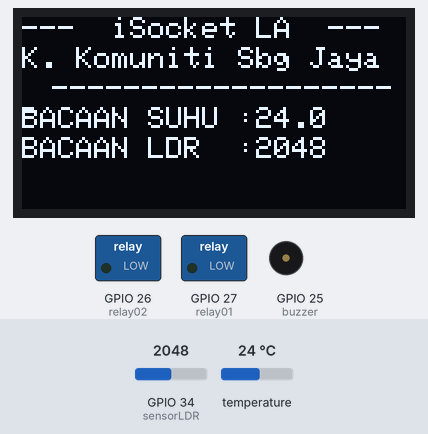
The sketch below on a simulated ESP32. Parts: 128×64 one-colour display, switched loads named in the sketch (green lamp = pin HIGH), buzzer (waves = sounding, pin HIGH). Inputs (shaded band) come from the test bench; at power-on: temperature 24 °C, GPIO 34 (sensorLDR) = 2048. What the sketch prints to the serial monitor is not drawn.

Above: at 6.4 s.
6.5 s: temperature set to 41 °C
At 7.3 s:
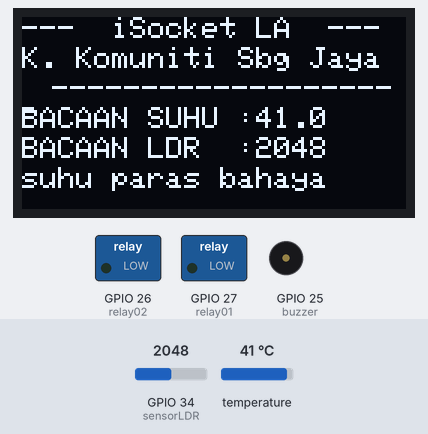
9.1 s: temperature set to 28 °C
At 9.8 s:
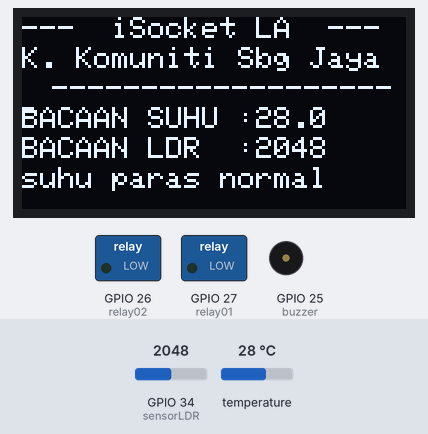
10.8 s: temperature set to 32.3 °C
At 11.6 s:
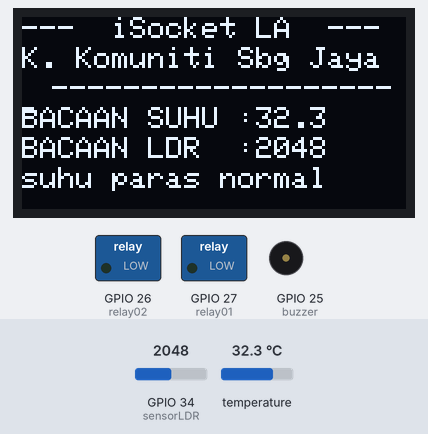
12.4 s: temperature set to 33.4 °C
At 14.0 s:
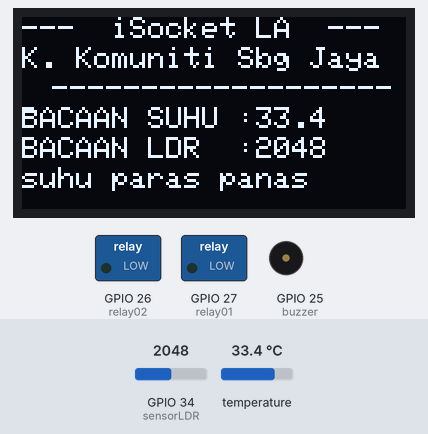
14.8 s: GPIO 34 (sensorLDR) set to 2866
At 16.5 s:
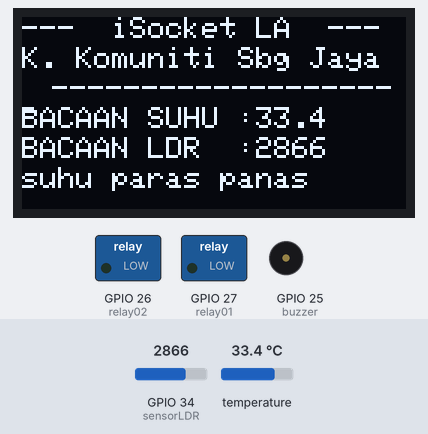
16.7 s: GPIO 34 (sensorLDR) set to 3603
At 18.5 s:
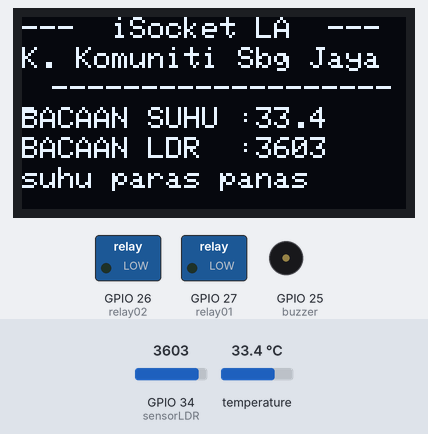
Timing chart, 0 to 19.5 s (numbered marks = the images above; inputs shaded):
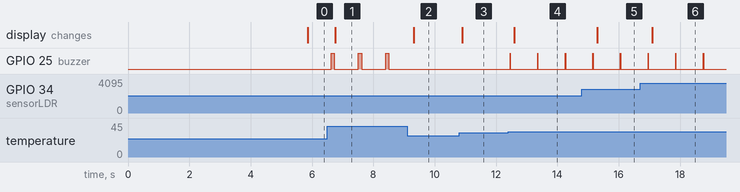

The sketch:

isocketKodProgram01.ino
```cpp
//--------------------------------------------------------------------------
//----Seksyen 1 - HEADER  ------------- ----

//--------------------------------------------------------------------------
//-----a Library  include and define  yang diperlukan ----
//--------------------------------------------------------------------------

#include <Wire.h>
#include <SPI.h>
#include <OneWire.h>
#include <DallasTemperature.h>
#include <Adafruit_GFX.h>
#include <Adafruit_SSD1306.h>

//------------------------------Seksyen 1 - TAMAT --------------------- ----

//--------------------------------------------------------------------------
//-----b. - ISTIHAR Sambungan nama Pin dengan Nombor Fizikal PIN ----
//--------------------------------------------------------------------------

//---Actuator and Relay  pin connection---
#define relay01 27
#define relay02 26
#define buzzer 25
#define SensorSuhu  4 // pin sambungan ke DS18B20 (ONEWIRE)
#define sensorLDR 34
//---Analog Sensor  pin connection---

//---Tentukan nama yg diumpukkan kepada satu nilai awal yg ditetapkan --
#define SCREEN_WIDTH 128 // OLED display width, in pixels
#define SCREEN_HEIGHT 64 // OLED display height, in pixels


//-----c. - Cipta Objek dari Librari berkaitan------------------ ----
//--------------------------------------------------------------------------
// Istihar Module OLED Display - SSD1306
Adafruit_SSD1306 display(SCREEN_WIDTH, SCREEN_HEIGHT, &Wire, -1);

// Istihar Module Sersor Suhu Dallas 18B20
OneWire oneWire(SensorSuhu);
DallasTemperature DS18B20(&oneWire);

//------------------------------Seksyen 3 - TAMAT --------------------- ----


//-----d.- ISTIHAR Pemboleh ubah dengan jenis Data yang digunaka ---
//--------------------------------------------------------------------------
float dataSuhuC; // suhu dalam Celsius
int dataLDR;
//------------------------------Seksyen 4 - TAMAT --------------------- ----
char statusSuhu[20];

//-----Seksyen 2 - Fungsi Setup --------------------------------------------
//--------------------------------------------------------------------------
void setup() {
  pinMode(relay01,OUTPUT);
  pinMode(relay02,OUTPUT);
  pinMode(buzzer,OUTPUT);

  Serial.begin(115200); // initialize serial

if(!display.begin(SSD1306_SWITCHCAPVCC, 0x3C)) { // Address 0x3D for 128x64
    Serial.println(F("SSD1306 allocation failed"));
    for(;;);
  }

 DS18B20.begin();    // initialize the DS18B20 sensor

  display.clearDisplay();
  display.setTextSize(1);
  display.setTextColor(WHITE);
  display.setCursor(0,0);
  display.println("---  iSocket LA  ---");
  display.setCursor(0,10);
  display.println("K. Komuniti Sbg Jaya");
  display.setCursor(10,20);
  display.println("--------------------");
  display.display();
  delay(5000);

}
//------------------------------Seksyen 4 - TAMAT --------------------- ----


//-----Seksyen 3 - Fungsi Utama (LOOP) --------------------------------------------
//--------------------------------------------------------------------------
void loop() {

//------sensor suhu -------------------------------------------------------
  DS18B20.requestTemperatures();       // arahan baca suhu
  dataSuhuC = DS18B20.getTempCByIndex(0);  // nilai suhu disimpan dalam pembolehubah tempC

  Serial.print("Temperature: ");
  Serial.print(dataSuhuC);
  Serial.println("°C");

  if (dataSuhuC < 25) {
    Serial.println(" suhu paras sejuk ");
  }
  else if (dataSuhuC > 25 && dataSuhuC < 33 ) {
    Serial.println(" suhu paras normal ");
    strcpy(statusSuhu, "suhu paras normal");
   // display.display();
  }

  else if (dataSuhuC > 33 && dataSuhuC < 41 ) {
    Serial.println("suhu paras panas ");
    strcpy(statusSuhu, "suhu paras panas ");
    digitalWrite(buzzer,HIGH);
    delay(10);
    digitalWrite(buzzer,LOW);
    delay(100);

  }

  else if (dataSuhuC > 40 ) {
  Serial.println("suhu paras bahaya ");
  strcpy(statusSuhu, "suhu paras bahaya");
  digitalWrite(buzzer,HIGH);
  delay(100);
  digitalWrite(buzzer,LOW);

  }

  else {
    Serial.print(" bacaan suhu tidak normal ");
    digitalWrite(buzzer,LOW);
    digitalWrite(buzzer,LOW);
  }


//------sensor LDR -------------------------------------------------------
  dataLDR = analogRead(sensorLDR);
  Serial.print("Cahaya: ");
  Serial.println(dataLDR);

//------Kawalan relay -------------------------------------------------------


//------Paparan di OLED Display--------------------------------------------------
  display.clearDisplay();
  display.setCursor(0,0);
  display.print("---  iSocket LA  ---");
  display.setCursor(0,10);
  display.print("K. Komuniti Sbg Jaya");
  display.setCursor(10,20);
  display.print("--------------------");
  display.setCursor(0,30);
  display.print("BACAAN SUHU :");
  display.print(dataSuhuC,1);
  display.setCursor(0,40);
  display.print("BACAAN LDR  :");
  display.print(dataLDR);
  display.setCursor(0,50);
  display.print(statusSuhu);
  display.display();
}
```

Measured:
- the behaviour switches between 33 and 33.1 °C on temperature (found by bisection; images 3 and 4)
- after the input at 6.5 s, GPIO 25 (buzzer): alternates HIGH for 0.10 s and LOW for 0.79 s, starting after 0.13 s; the display: changes after 0.25 s (image 1)
- after the input at 9.1 s, GPIO 25 (buzzer): stops changing and stays LOW; the display: changes after 0.22 s (image 2)
- after the input at 10.8 s, the display: changes after 0.10 s (image 3)
- after the input at 12.4 s, GPIO 25 (buzzer): alternates HIGH for 0.01 s and LOW for 0.89 s, starting after 0.06 s; the display: changes after 0.19 s (image 4)
- after the input at 14.8 s, the display: changes after 0.50 s (image 5)
- after the input at 16.7 s, the display: changes after 0.40 s (image 6)
